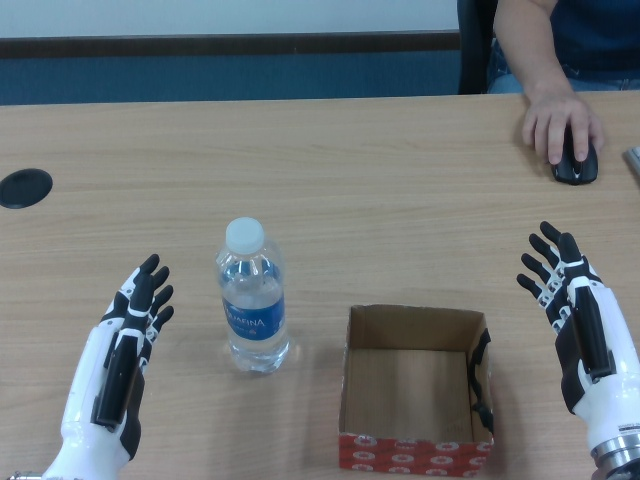
#> input picture GR00T-Dreams/data_teleop/episode_0000/colors/000001_color_0.jpg, 640 x 480 px
$ python -i transform_data.py   (imports and definitions only)
#> lines starting #> are read from the running program, lines starting #| are printed output that depends on the picture
import os
import re
import json
import cv2
import numpy as np
import pandas as pd
from pathlib import Path
from tqdm import tqdm
import imageio.v2 as imageio


# [5 lines left out: function natural_sort, not called in this run]


def resize_with_padding(img, target_size=(256, 256)):
#> called with target_size = (256, 256)
    if img.ndim == 2:
        img = cv2.cvtColor(img, cv2.COLOR_GRAY2RGB)
    elif img.shape[2] == 4:
        img = cv2.cvtColor(img, cv2.COLOR_RGBA2RGB)

    h, w = img.shape[:2]
#> h = 480; w = 640
    scale = min(target_size[1] / w, target_size[0] / h)
#> scale = 0.4
    new_w = int(w * scale)
#> new_w = 256
    new_h = int(h * scale)
#> new_h = 192
    resized = cv2.resize(img, (new_w, new_h), interpolation=cv2.INTER_LINEAR)
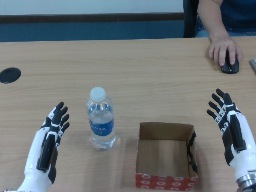
#> resized: shape (192, 256, 3); mean R, G, B 109.9, 116.9, 119.5

    pad_w = target_size[1] - new_w
#> pad_w = 0
    pad_h = target_size[0] - new_h
#> pad_h = 64
    pad_left = pad_w // 2
#> pad_left = 0
    pad_right = pad_w - pad_left
#> pad_right = 0
    pad_top = pad_h // 2
#> pad_top = 32
    pad_bottom = pad_h - pad_top
#> pad_bottom = 32

    padded = cv2.copyMakeBorder(
        resized, pad_top, pad_bottom, pad_left, pad_right,
        cv2.BORDER_CONSTANT, value=(0, 0, 0),
    )
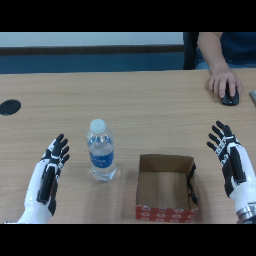
#> padded: shape (256, 256, 3); mean R, G, B 82.4, 87.7, 89.6
    assert padded.shape == (target_size[0], target_size[1], 3)
    return padded.astype(np.uint8)


# [130 lines left out: functions images_to_video, flatten_state_action, build_modality_meta, build_info_meta, build_stats, not called in this run]


# ===================== MAIN =====================
# [115 lines not run here, left out]

>>> import cv2
>>> picture = cv2.cvtColor(cv2.imread('../../data_teleop/episode_0000/colors/000001_color_0.jpg'), cv2.COLOR_BGR2RGB)
>>> result = resize_with_padding(picture)
